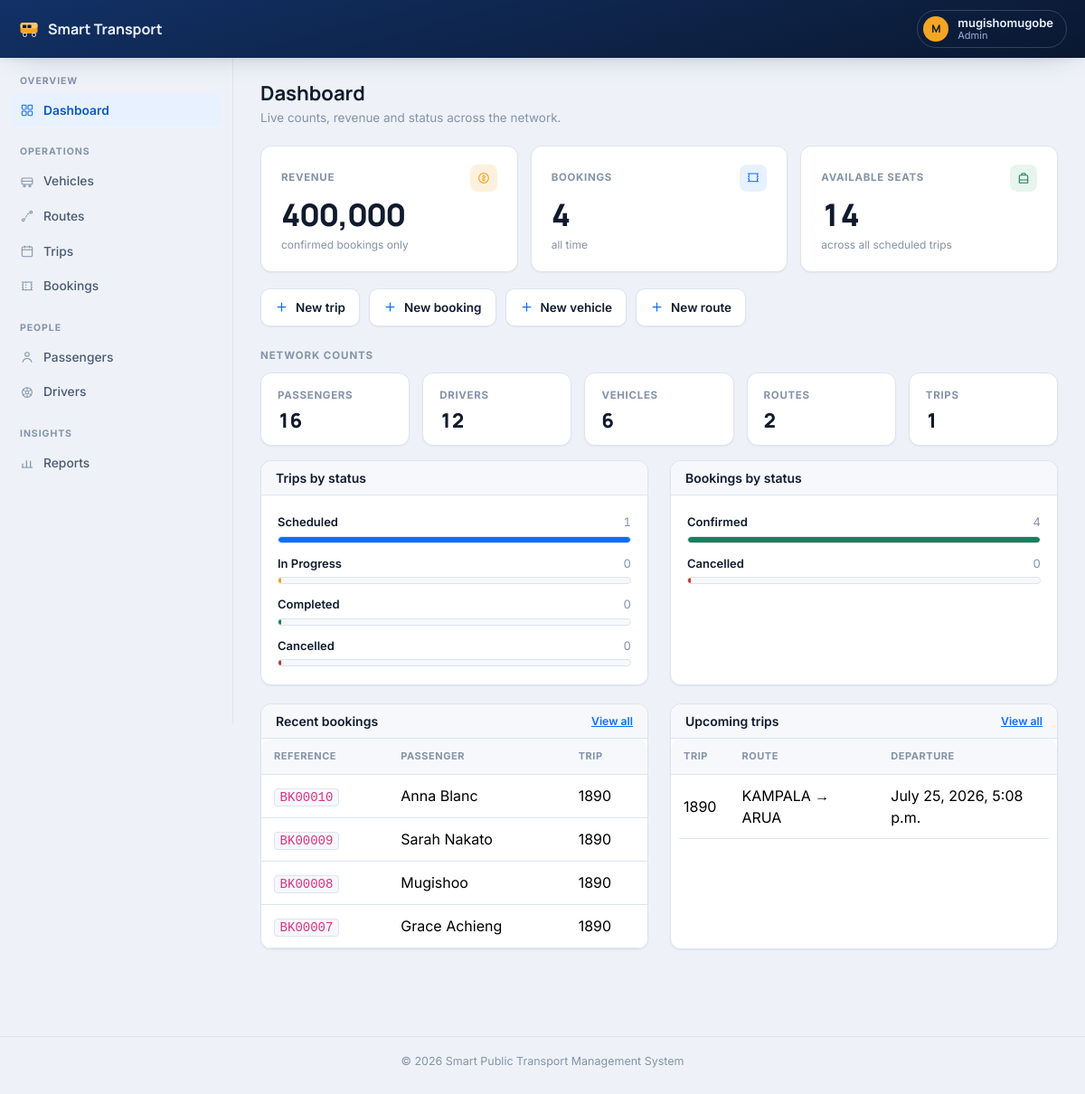
The page /dashboard/ (signed in) on the database its author committed.
### accounts/models.py (models this page shows, shortened)
class Profile(models.Model):
    ROLE_CHOICES = [
        ('ADMIN', 'Administrator'),
        ('STAFF', 'Staff'),
        ('PASSENGER', 'Passenger'),
    ]
    user = models.OneToOneField(
        User,
        on_delete=models.CASCADE
    )
    phone = models.CharField(
        max_length=20,
        blank=True
    )
    address = models.TextField(
        blank=True
    )
    profile_picture = models.ImageField(
        upload_to='profiles/',
        blank=True,
        null=True
    )
    role = models.CharField(
        max_length=20,
        choices=ROLE_CHOICES,
        default='PASSENGER'
    )
    created_at = models.DateTimeField(
        auto_now_add=True
    )

### bookings/models.py (models this page shows, shortened)
class Booking(models.Model):
    STATUS_CHOICES = [
        ("CONFIRMED", "Confirmed"),
        ("CANCELLED", "Cancelled"),
    ]
    booking_reference = models.CharField(
        max_length=20,
        unique=True,
        editable=False
    )
    passenger = models.ForeignKey(
        Passenger,
        on_delete=models.CASCADE,
        related_name="bookings"
    )
    trip = models.ForeignKey(
        Trip,
        on_delete=models.CASCADE,
        related_name="bookings"
    )
    seat_number = models.PositiveIntegerField()
    amount = models.DecimalField(
        max_digits=10,
        decimal_places=2
    )
    booking_date = models.DateTimeField(
        auto_now_add=True
    )
    payment_status = models.BooleanField(
        default=True
    )
    status = models.CharField(
        max_length=20,
        choices=STATUS_CHOICES,
        default="CONFIRMED"
    )
    qr_code = models.ImageField(
        upload_to="qrcodes/",
        blank=True,
        null=True
    )
    class Meta:
        ordering = [
            "-booking_date"
        ]

### passengers/models.py (models this page shows, shortened)
class Passenger(models.Model):
    full_name = models.CharField(max_length=200)
    email = models.EmailField(unique=True)
    phone = models.CharField(max_length=20)
    address = models.TextField(blank=True)
    national_id = models.CharField(max_length=100, unique=True)
    created_at = models.DateTimeField(auto_now_add=True)
    class Meta:
        ordering = ['full_name']
        verbose_name = "Passenger"
        verbose_name_plural = "Passengers"

### trips/models.py (models this page shows, shortened)
class Trip(models.Model):
    STATUS_CHOICES = [
        ("SCHEDULED", "Scheduled"),
        ("IN_PROGRESS", "In Progress"),
        ("COMPLETED", "Completed"),
        ("CANCELLED", "Cancelled"),
    ]
    trip_number = models.CharField(
        max_length=30,
        unique=True
    )
    vehicle = models.ForeignKey(
        Vehicle,
        on_delete=models.CASCADE
    )
    driver = models.ForeignKey(
        Driver,
        on_delete=models.CASCADE
    )
    route = models.ForeignKey(
        Route,
        on_delete=models.CASCADE
    )
    departure_time = models.DateTimeField()
    arrival_time = models.DateTimeField()
    available_seats = models.PositiveIntegerField()
    status = models.CharField(
        max_length=20,
        choices=STATUS_CHOICES,
        default="SCHEDULED"
    )
    notes = models.TextField(
        blank=True
    )
    created_at = models.DateTimeField(
        auto_now_add=True
    )

### routes/models.py (models this page shows, shortened)
class Route(models.Model):
    STATUS_CHOICES = [
        ("ACTIVE", "Active"),
        ("INACTIVE", "Inactive"),
    ]
    origin = models.CharField(max_length=200)
    destination = models.CharField(max_length=200)
    distance = models.DecimalField(
        max_digits=8,
        decimal_places=2
    )
    estimated_duration = models.DurationField()
    fare = models.DecimalField(
        max_digits=10,
        decimal_places=2
    )
    status = models.CharField(
        max_length=20,
        choices=STATUS_CHOICES,
        default="ACTIVE"
    )
    description = models.TextField(
        blank=True
    )
    created_at = models.DateTimeField(
        auto_now_add=True
    )
    class Meta:
        ordering = ["origin", "destination"]

### dashboard/views.py (the view)
# urls.py: path("dashboard/", include("dashboard.urls")),
@login_required
def dashboard(request):
    total_passengers = Passenger.objects.count()
    total_drivers = Driver.objects.count()
    total_vehicles = Vehicle.objects.count()
    total_routes = Route.objects.count()
    total_trips = Trip.objects.count()
    total_bookings = Booking.objects.count()
    total_revenue = Booking.objects.filter(
        status="CONFIRMED"
    ).aggregate(
        Sum("amount")
    )["amount__sum"] or 0
    available_seats = Trip.objects.aggregate(
        Sum("available_seats")
    )["available_seats__sum"] or 0
    recent_bookings_qs = Booking.objects.select_related("passenger", "trip")
    if not is_staff_or_admin(request.user):
        recent_bookings_qs = recent_bookings_qs.filter(
            passenger__email__iexact=request.user.email or ""
        )
    recent_bookings = recent_bookings_qs.order_by("-booking_date")[:5]
    upcoming_trips = Trip.objects.filter(
        status="SCHEDULED"
    ).order_by(
        "departure_time"
    )[:5]
    context = {
        "total_passengers": total_passengers,
        "total_drivers": total_drivers,
        "total_vehicles": total_vehicles,
        "total_routes": total_routes,
        "total_trips": total_trips,
        "total_bookings": total_bookings,
        "total_revenue": total_revenue,
        "available_seats": available_seats,
        "recent_bookings": recent_bookings,
        "recent_bookings_label": "Recent bookings" if is_staff_or_admin(request.user) else "Your recent bookings",
        "upcoming_trips": upcoming_trips,
    }
    if is_staff_or_admin(request.user):
        context["show_operations_panel"] = True
        context["trip_status_breakdown"] = _status_breakdown(Trip.objects.all(), Trip.STATUS_CHOICES)
        context["booking_status_breakdown"] = _status_breakdown(Booking.objects.all(), Booking.STATUS_CHOICES)
    return render(
        request,
        "dashboard/dashboard.html",
        context
    )

### dashboard/views.py (called while the page is built)
def _status_breakdown(queryset, status_choices):
    counts = {
        row["status"]: row["count"]
        for row in queryset.values("status").annotate(count=Count("id"))
    }
    total = sum(counts.values()) or 1
    return [
        {
            "key": key,
            "label": label,
            "count": counts.get(key, 0),
            "pct": round(counts.get(key, 0) * 100 / total),
        }
        for key, label in status_choices
    ]

### templates/dashboard/dashboard.html (shortened to what this page needs)
{% extends "base.html" %}
{% load humanize %}
{% block content %}
<div class="page-header">
    <div>
        <h2>Dashboard</h2>
        <p>
            {% if show_operations_panel %}
                Live counts, revenue and status across the network.
            {% else %}
                Live counts across the network — browse the fleet and your bookings.
            {% endif %}
        </p>
    </div>
</div>
{% if show_operations_panel %}
<div class="stat-grid stat-grid--headline">
    <div class="stat-tile amber">
        <div class="stat-top">
            <span class="stat-label">Revenue</span>
            <span class="stat-icon">
            </span>
        </div>
        <div class="stat-value">{{ total_revenue|floatformat:0|intcomma }}</div>
        <div class="stat-sub">confirmed bookings only</div>
    </div>
    <div class="stat-tile accent">
        <div class="stat-top">
            <span class="stat-label">Bookings</span>
            <span class="stat-icon">
                <svg width="16" height="16" viewBox="0 0 24 24" fill="none" aria-hidden="true"><path d="M3.5 9a2 2 0 0 0 0-4V4.5h17V5a2 2 0 0 0 0 4v0a2 2 0 0 0 0 4v0a2 2 0 0 0 0 4v.5h-17V17a2 2 0 0 0 0-4v0a2 2 0 0 0 0-4Z" stroke="currentColor" stroke-width="1.5" stroke-linejoin="round"/></svg>
            </span>
        </div>
        <div class="stat-value">{{ total_bookings|intcomma }}</div>
        <div class="stat-sub">all time</div>
    </div>
    <div class="stat-tile good">
        <div class="stat-top">
            <span class="stat-label">Available seats</span>
            <span class="stat-icon">
                <svg width="16" height="16" viewBox="0 0 24 24" fill="none" aria-hidden="true"><path d="M5 20V9a2 2 0 0 1 2-2h10a2 2 0 0 1 2 2v11M5 15h14M5 20h14M9 7V5a1 1 0 0 1 1-1h4a1 1 0 0 1 1 1v2" stroke="currentColor" stroke-width="1.6" stroke-linecap="round" stroke-linejoin="round"/></svg>
            </span>
        </div>
        <div class="stat-value">{{ available_seats|intcomma }}</div>
        <div class="stat-sub">across all scheduled trips</div>
    </div>
</div>
<div class="quick-actions">
    <a class="quick-action" href="{% url 'trips:create' %}">
        <svg width="15" height="15" viewBox="0 0 24 24" fill="none" aria-hidden="true"><path d="M12 5v14M5 12h14" stroke="currentColor" stroke-width="2" stroke-linecap="round"/></svg>
        New trip
    </a>
    <a class="quick-action" href="{% url 'bookings:create' %}">
        <svg width="15" height="15" viewBox="0 0 24 24" fill="none" aria-hidden="true"><path d="M12 5v14M5 12h14" stroke="currentColor" stroke-width="2" stroke-linecap="round"/></svg>
        New booking
    </a>
    <a class="quick-action" href="{% url 'vehicles:create' %}">
        <svg width="15" height="15" viewBox="0 0 24 24" fill="none" aria-hidden="true"><path d="M12 5v14M5 12h14" stroke="currentColor" stroke-width="2" stroke-linecap="round"/></svg>
        New vehicle
    </a>
    <a class="quick-action" href="{% url 'routes:create' %}">
        <svg width="15" height="15" viewBox="0 0 24 24" fill="none" aria-hidden="true"><path d="M12 5v14M5 12h14" stroke="currentColor" stroke-width="2" stroke-linecap="round"/></svg>
        New route
    </a>
</div>
<div class="section-label">Network counts</div>
<div class="stat-grid stat-grid--counts">
    <div class="stat-tile accent">
        <div class="stat-top">
            <span class="stat-label">Passengers</span>
        </div>
        <div class="stat-value">{{ total_passengers|intcomma }}</div>
    </div>
    <div class="stat-tile accent">
        <div class="stat-top">
            <span class="stat-label">Drivers</span>
        </div>
        <div class="stat-value">{{ total_drivers|intcomma }}</div>
    </div>
    <div class="stat-tile accent">
        <div class="stat-top">
            <span class="stat-label">Vehicles</span>
        </div>
        <div class="stat-value">{{ total_vehicles|intcomma }}</div>
    </div>
    <div class="stat-tile accent">
        <div class="stat-top">
            <span class="stat-label">Routes</span>
        </div>
        <div class="stat-value">{{ total_routes|intcomma }}</div>
    </div>
    <div class="stat-tile accent">
        <div class="stat-top">
            <span class="stat-label">Trips</span>
        </div>
        <div class="stat-value">{{ total_trips|intcomma }}</div>
    </div>
</div>
<div class="row mt-3">
    <div class="col-lg-6 mb-3">
        <div class="card h-100">
            <div class="card-header">Trips by status</div>
            <div class="card-body">
                <div class="bar-list">
                    {% for item in trip_status_breakdown %}
                    <div class="bar-row">
                        <a class="bar-row-link" href="{% url 'trips:list' %}?status={{ item.key }}">
                            <div class="bar-row-top">
                                <span class="bar-label">{{ item.label }}</span>
                                <span class="bar-count">{{ item.count|intcomma }}</span>
                            </div>
                            <div class="bar-track">
                                <div class="bar-fill status-{{ item.key|lower }}" style="width: {{ item.pct }}%" title="{{ item.label }}: {{ item.count }} ({{ item.pct }}%)"></div>
                            </div>
                        </a>
                    </div>
                    {% endfor %}
                </div>
            </div>
        </div>
    </div>
    <div class="col-lg-6 mb-3">
        <div class="card h-100">
            <div class="card-header">Bookings by status</div>
            <div class="card-body">
                <div class="bar-list">
                    {% for item in booking_status_breakdown %}
                    <div class="bar-row">
                        <a class="bar-row-link" href="{% url 'bookings:list' %}?status={{ item.key }}">
                            <div class="bar-row-top">
                                <span class="bar-label">{{ item.label }}</span>
                                <span class="bar-count">{{ item.count|intcomma }}</span>
                            </div>
                            <div class="bar-track">
                                <div class="bar-fill status-{{ item.key|lower }}" style="width: {{ item.pct }}%" title="{{ item.label }}: {{ item.count }} ({{ item.pct }}%)"></div>
                            </div>
                        </a>
                    </div>
                    {% endfor %}
                </div>
            </div>
        </div>
    </div>
</div>
{% endif %}
<div class="row mt-1">
    <div class="col-lg-6 mb-3">
        <div class="card h-100">
            <div class="card-header d-flex justify-content-between align-items-center">
                {{ recent_bookings_label }}
                <a href="{% url 'bookings:list' %}" class="small">View all</a>
            </div>
            <div class="card-body p-0">
                <div class="table-responsive">
                <table class="table table-hover mb-0">
                    <thead>
                        <tr>
                            <th>Reference</th>
                            <th>Passenger</th>
                            <th>Trip</th>
                        </tr>
                    </thead>
                    <tbody>
                        {% for booking in recent_bookings %}
                        <tr>
                            <td><code>{{ booking.booking_reference }}</code></td>
                            <td>{{ booking.passenger.full_name }}</td>
                            <td>{{ booking.trip.trip_number }}</td>
                        </tr>
                        {% empty %}
                        <tr><td colspan="3" class="empty-state">No bookings yet.</td></tr>
                        {% endfor %}
                    </tbody>
                </table>
                </div>
            </div>
        </div>
    </div>
    <div class="col-lg-6 mb-3">
        <div class="card h-100">
            <div class="card-header d-flex justify-content-between align-items-center">
                Upcoming trips
                <a href="{% url 'trips:list' %}" class="small">View all</a>
            </div>
            <div class="card-body p-0">
                <div class="table-responsive">
                <table class="table table-hover mb-0">
                    <thead>
                        <tr>
                            <th>Trip</th>
                            <th>Route</th>
                            <th>Departure</th>
                        </tr>
                    </thead>
                    <tbody>
                        {% for trip in upcoming_trips %}
                        <tr>
                            <td>{{ trip.trip_number }}</td>
                            <td>{{ trip.route.origin }} → {{ trip.route.destination }}</td>
                            <td>{{ trip.departure_time }}</td>
                        </tr>
                        {% empty %}
                        <tr><td colspan="3" class="empty-state">No upcoming trips scheduled.</td></tr>
                        {% endfor %}
                    </tbody>
                </table>
                </div>
            </div>
        </div>
    </div>
</div>
{% endblock %}

### templates/includes/navbar.html (shortened to what this page needs)
<header class="app-topbar">
    <a class="app-brand" href="/">
        Smart Transport
    </a>
    {% if user.is_authenticated %}
    <div class="dropdown">
        <button class="topbar-user" type="button" data-bs-toggle="dropdown" aria-expanded="false">
            <span class="avatar">{{ user.username|slice:":1"|upper }}</span>
            <span class="who">
                <span class="name d-block">{{ user.get_full_name|default:user.username }}</span>
                <span class="role d-block">{{ user.profile.role|default:"—"|lower }}</span>
            </span>
        </button>
    </div>
    {% endif %}
</header>

### rows shown on the page
Booking: booking_reference "BK00010", passenger.full_name "Anna Blanc", trip.trip_number "1890"
Booking: booking_reference "BK00009", passenger.full_name "Sarah Nakato", trip.trip_number "1890"
Booking: booking_reference "BK00008", passenger.full_name "Mugishoo", trip.trip_number "1890"
Booking: booking_reference "BK00007", passenger.full_name "Grace Achieng", trip.trip_number "1890"
Trip: trip_number "1890", route.origin "KAMPALA", route.destination "ARUA", departure_time "July 25, 2026, 5:08 p.m."

### other values the page prints
{{ user.username|slice:":1"|upper }} "M"
{{ user.get_full_name|default:user.username }} "mugishomugobe"
{{ user.profile.role|default:"—"|lower }} "Admin"
{{ total_revenue|floatformat:0|intcomma }} "400,000"
{{ total_bookings|intcomma }} "4"
{{ available_seats|intcomma }} "14"
{{ total_passengers|intcomma }} "16"
{{ total_drivers|intcomma }} "12"
{{ total_vehicles|intcomma }} "6"
{{ total_routes|intcomma }} "2"
{{ total_trips|intcomma }} "1"
{{ item.label }} "Scheduled" "In Progress" "Completed" "Cancelled"
{{ item.count|intcomma }} "1" "0" "0" "0"
{{ item.label }} "Confirmed" "Cancelled"
{{ item.count|intcomma }} "4" "0"
